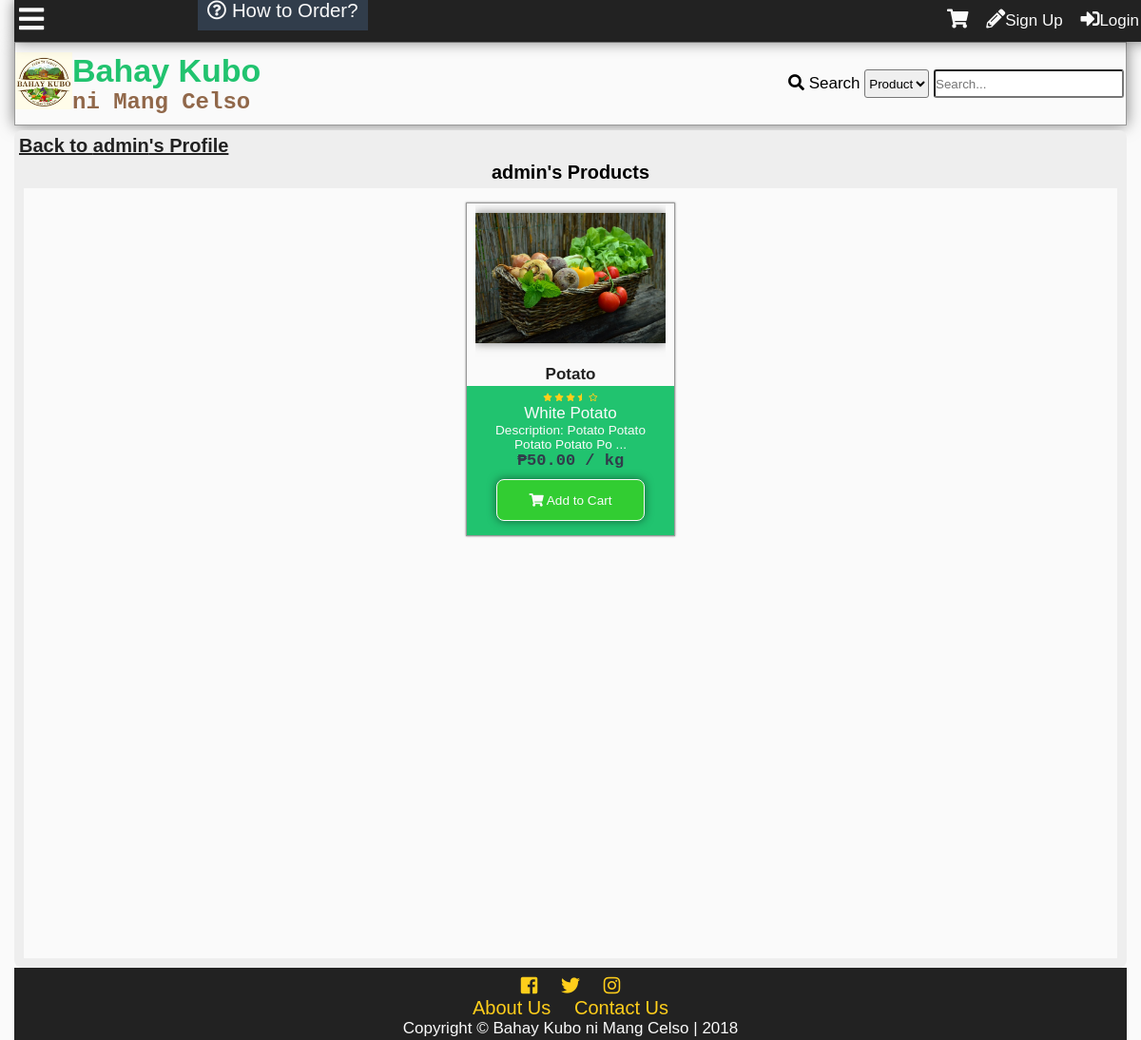
/myproducts.php?id=1, run on an earlier commit of the app's database.
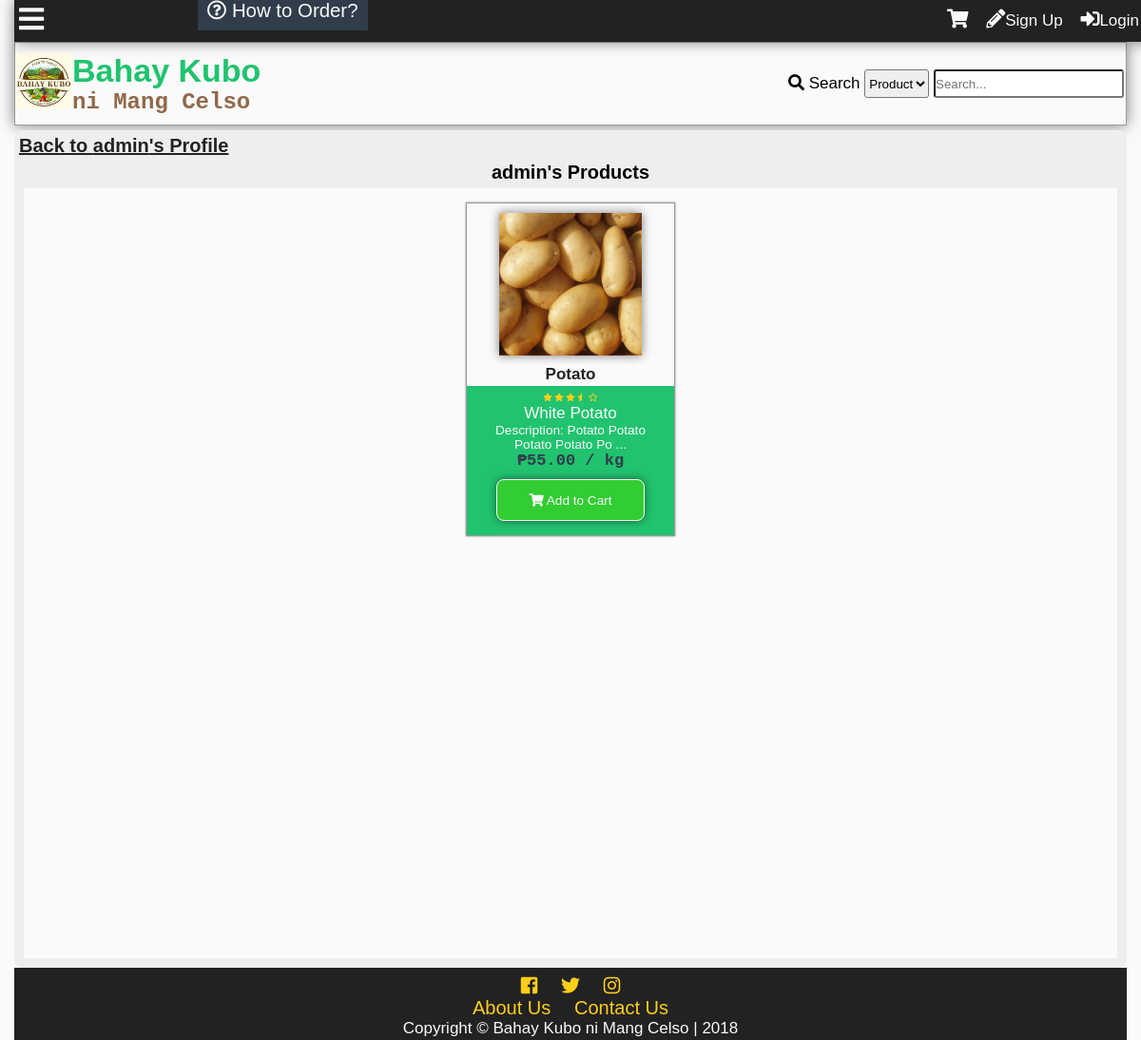
And on a later commit of the database.
### tables this page shows
CREATE TABLE `tblproduct` (
  `productid` int(11) NOT NULL,
  `categoryid` int(11) NOT NULL,
  `productname` varchar(100) NOT NULL,
  `description` mediumtext NOT NULL,
  `farmid` int(11) NOT NULL,
  `userid` int(11) NOT NULL,
  `dateposted` datetime DEFAULT NULL,
  `price` decimal(10,2) NOT NULL,
  `img` varchar(200) NOT NULL,
  `view` int(11) NOT NULL,
  `rating` decimal(10,2) NOT NULL
);

CREATE TABLE `tblcategory` (
  `categoryid` int(11) NOT NULL,
  `category` varchar(100) NOT NULL,
  `status` int(11) NOT NULL,
  `low` decimal(10,2) NOT NULL,
  `high` decimal(10,2) NOT NULL,
  `prevailing` decimal(10,2) NOT NULL
);

### myproducts.php (the view, shortened to what the changed rows need)
<?php
	include'functions.php';
	require_once'connection.php';
	if(!isset($_GET['id'])){
		die('This page doesn\'t exist.');
	}else{
		$getid=$_GET['id'];
		$sql = "SELECT username FROM tbluser WHERE userid='$getid' AND usertypeid IN(3,4)";
		$result = $conn->query($sql);
		$fetch = $result->fetch_object();
		if(!$fetch){
			die('This page doesn\'t exist.');
		}else{
			$username = $fetch->username;
		}
	}
?>
<!DOCTYPE html>
<html lang="en">
<head>
  	<link rel="stylesheet" href="css/style.css">
  	<link rel="stylesheet" href="css/fontawesome-all.css">
</head>
<body onscroll="scrollOpacity()">
	<div class="main-container">
	<?php
		addheader();
	?>
	<div class="other-content">
		<h1><a class="btp" href="profile.php?id=<?php echo $_GET['id'] ?>">Back to <?php echo $username ?>'s Profile</a></h1>
		<div class="my-products">
<?php
$sql = "SELECT productid,category, productname, description, farmname, username, dateposted, price, img, rating FROM tblproduct as t1
LEFT JOIN tblcategory as t2
	ON t1.categoryid = t2.categoryid
LEFT JOIN tbluser as t3
	ON t1.userid = t3.userid
LEFT JOIN tblfarm as t4
	ON t1.farmid = t4.farmid
WHERE t1.userid = '$getid'
ORDER BY dateposted DESC";
$result = $conn->query($sql);
while($row = $result->fetch_object()){
	$id = $row->productid;
	$category = $row->category;
	$product = $row->productname;
	$desc = $row->description;
	$price = $row->price;
	$img = $row->img;
	if(!$img){
		$img='img/default2.jpg';
	}
	$rating = $row->rating;
	echo'
	<div class="product">
	<a href="product.php?id='.$id.'">
	<div class="product-img-wrap">
		<img src="'.$img.'" alt="Product Image">
	</div>
	<p class="product-title">'.$product.'</p>
	</a>
	<div class="product-content">
	<a href="product.php?id='.$id.'">
	<p>';
	starsystem($rating);
	echo'
	</p>
	<p class="product-category">'.$category.'</p>
	<p class="product-desc">Description: '.substr($desc,0,30).' ...</p>
	</a>
	<p class="product-price">₱'.number_format($price,2).' / kg</p>
	<div class="add-to-cart" value="'.$id.'" onclick="addThistoCart(this)"><i class="fas fa-shopping-cart"></i> Add to Cart</div>
	</div>
	</div>';
}
?>
		</div>
	</div>
	</div>
</body>
</html>

### functions.php (shortened to what the changed rows need)
<?php
function addheader(){
	echo'<header id="main-header">
			<div class="grid-header">
				<div class="box1">
					<a href="index.php">
						<div class="logo">
							<img src="img/logo.jpg">
						</div>
						<div id="header-text">
						<h1 id="first-text">Bahay Kubo</h1><br>
							<h2 id="second-text"> ni Mang Celso</h2>
						</div>
					</a>
				</div>
				<div class="box2">';
				echo'</div>
				<div class="modal2">
				</div>
				<div id="search-dropdown">
				</div>
			</div>
		</header>
		<div class="subheader">
			<div class="subgrid">
				<div class="svg">
					<p class="open-slide" onclick="openSlideMenu()">
						<i class="fas fa-bars"></i>
					</p>
				</div>
				<div class="nav">
					<a id="How-to" href="about.php#how-to-order"><i class="far fa-question-circle"></i> How to Order?</a>
				</div>
				<div class="profile-grid">';
				echo'</div>
			</div>
		</div>
	';
}
function starsystem($percent){
	echo'<div class="star-system" title="'.$percent.'% of voters likes this">';
	if($percent>=98){
	echo'
		<i class="fas fa-star"></i>
		<i class="fas fa-star"></i>
		<i class="fas fa-star"></i>
		<i class="fas fa-star"></i>
		<i class="fas fa-star"></i>
	';
	}else if($percent>=65 & $percent<75){
	echo'
		<i class="fas fa-star"></i>
		<i class="fas fa-star"></i>
		<i class="fas fa-star"></i>
		<i class="fas fa-star-half"></i>
		<i class="far fa-star"></i>
	';
	}else if($percent>=55 & $percent<65){
	echo'
		<i class="fas fa-star"></i>
		<i class="fas fa-star"></i>
		<i class="fas fa-star"></i>
		<i class="far fa-star"></i>
		<i class="far fa-star"></i>
	';
	}else if($percent>=45 & $percent<55){
	echo'
		<i class="fas fa-star"></i>
		<i class="fas fa-star"></i>
		<i class="fas fa-star-half"></i>
		<i class="far fa-star"></i>
		<i class="far fa-star"></i>
	';
	}else if($percent>=35 & $percent<45){
	echo'
		<i class="fas fa-star"></i>
		<i class="fas fa-star"></i>
		<i class="far fa-star"></i>
		<i class="far fa-star"></i>
		<i class="far fa-star"></i>
	';
	}else if($percent>=25 & $percent<35){
	echo'
		<i class="fas fa-star"></i>
		<i class="fas fa-star-half"></i>
		<i class="far fa-star"></i>
		<i class="far fa-star"></i>
		<i class="far fa-star"></i>
	';
	}else if($percent>=15 & $percent<25){
	echo'
		<i class="fas fa-star"></i>
		<i class="far fa-star"></i>
		<i class="far fa-star"></i>
		<i class="far fa-star"></i>
		<i class="far fa-star"></i>
	';
	}else if($percent>=4 & $percent<15){
	echo'
		<i class="fas fa-star-half"></i>
		<i class="far fa-star"></i>
		<i class="far fa-star"></i>
		<i class="far fa-star"></i>
		<i class="far fa-star"></i>
	';
	}else if($percent<4){
	echo'
		<i class="far fa-star"></i>
		<i class="far fa-star"></i>
		<i class="far fa-star"></i>
		<i class="far fa-star"></i>
		<i class="far fa-star"></i>
	';
	}
	echo'</div>';
}

What changed in the data, as far as the page shows it:
changed tblproduct "Potato": img: picture added in place of a placeholder; price "50.00" → "55.00"
